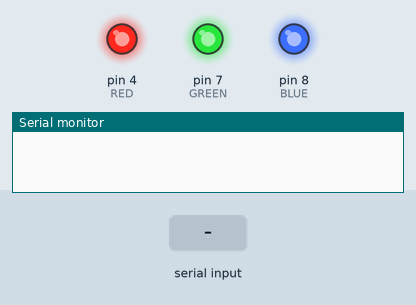
Bench run of a sketch on a simulated Arduino Uno, built with avr-gcc and run on an emulated ATmega328P. Shown: output pins drawn as LEDs (lit = HIGH), the last lines printed to the serial monitor. The test bench sets the inputs (shaded band).

Above: at 1.2 s.
1.3 s: "1" received over Serial
At 2.7 s:
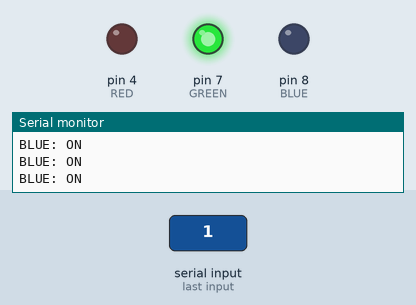
3.0 s: "2" received over Serial
At 4.4 s:
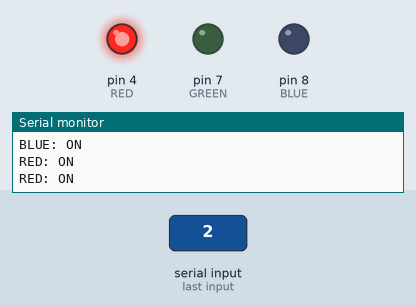
5.0 s: "3" received over Serial
At 5.6 s:
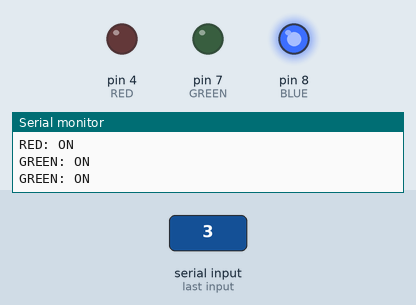
Timing chart, 0 to 8.0 s (numbered marks = the images above; inputs shaded):
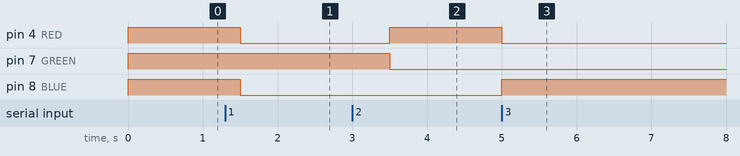

Measured:
- after the input at 1.3 s, pin 4 (RED), pin 8 (BLUE): HIGH → LOW after 0.20 s
- after the input at 3.0 s, pin 4 (RED): LOW → HIGH after 0.50 s; pin 7 (GREEN): HIGH → LOW after 0.50 s
- after the input at 5.0 s, pin 4 (RED): HIGH → LOW at once; pin 8 (BLUE): LOW → HIGH at once

The sketch:

3Pin_Led.ino
```cpp
#define RED 4
#define GREEN 7
#define BLUE 8
#define delayTime 500
int state = 0;
void setup() {
  pinMode(GREEN, OUTPUT);
  pinMode(BLUE, OUTPUT);
  pinMode(RED, OUTPUT);
  Serial.begin(9600);
  digitalWrite(GREEN, HIGH);
  digitalWrite(BLUE, HIGH);
  digitalWrite(RED, HIGH);
}

void loop() {

  if(Serial.available()>0) {
    state = Serial.read();
  }
 if(state=='1') {
    digitalWrite(GREEN, HIGH);
    digitalWrite(BLUE, LOW);
    digitalWrite(RED, LOW);
    Serial.println("BLUE: ON");
  } else if(state=='2') {
    digitalWrite(RED, HIGH);
    digitalWrite(BLUE, LOW);
    digitalWrite(GREEN, LOW);
    Serial.println("RED: ON");
  } else if(state=='3') {
    digitalWrite(BLUE, HIGH);
    digitalWrite(GREEN, LOW);
    digitalWrite(RED, LOW);
    Serial.println("GREEN: ON");
  }

  delay(delayTime);

}
```
